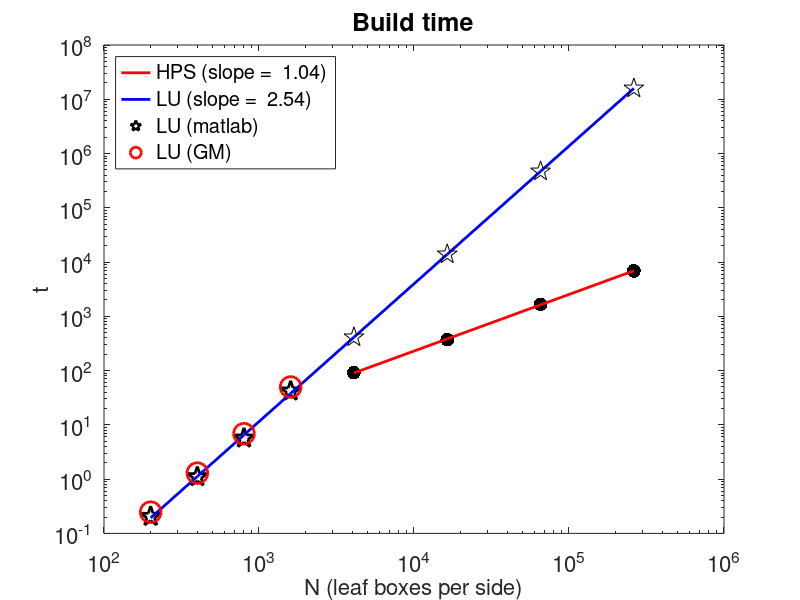
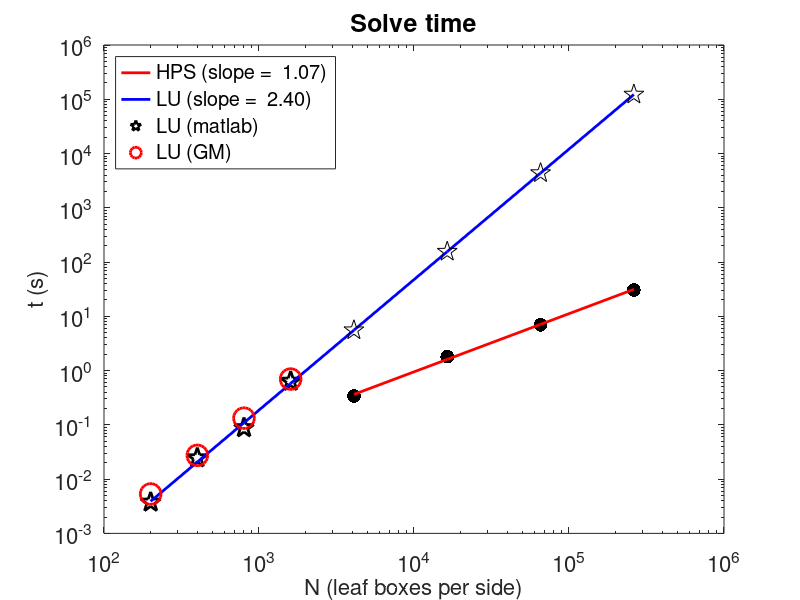

The MATLAB source for these figures, in order:
function test_solve()

close all

% Data from Gillman/Martisson paper
N_gaussian = [174720, 693504, 2763264, 11031552];  % Number of Gaussian pts.

q = 21;                 % Number of Gauss points on a side
p = 0.5*(-1 + sqrt(1 + 2*N_gaussian/q));   % Number of leaf boxes on a side
L = log2(p);     % number of levels
Nvec_hps = p.*2.^L;  % Number of total points on a side.

t_hps_build = [91.68, 371.15, 1661.97, 6894.31];
t_hps_solve = [0.34, 1.803, 6.97, 30.67];

t_hps{1} = t_hps_build;
t_hps{2} = t_hps_solve;



% ---------------------
% Timing data (matlab)
% ---------------------

load time_matlab_data;     % t_matlab_build, t_matlab_solve

Nvec_matlab = sqrt([40000, 160000, 640000, 2560000]);

t_matlab{1} = t_matlab_build;
t_matlab{2} = t_matlab_solve;

t_matlab_gm{1} = [2.46e-1, 1.29, 6.87, 49.86];
t_matlab_gm{2} = [5.32e-3, 2.74e-2, 1.33e-1, 6.98e-1]; 

% ---------------
% Plot build data
% ---------------

hd = zeros(1,4);
for i = 1:2
    figure(i);
    clf
    loglog(Nvec_hps,t_hps{i},'k.','markersize',30);
    p_hps{i} = polyfit(log(Nvec_hps),log(t_hps{i}),1);
    hold on;
    hd(1) = loglog(Nvec_hps,exp(polyval(p_hps{i},log(Nvec_hps))),'r-','linewidth',2);
    lstr{1} = sprintf('HPS (slope = %5.2f)',p_hps{i}(1));


    % Matlab
    hd(3) = loglog(Nvec_matlab,t_matlab{i},'pk','markersize',15,'linewidth',2);
    hold on;
    lstr{3} = 'LU (matlab)';

    p_lu{i} = polyfit(log(Nvec_matlab),log(t_matlab{i}),1);

    Nv2 = [Nvec_matlab Nvec_hps];
    hd(2) = loglog(Nv2,exp(polyval(p_lu{i},log(Nv2))),'b','linewidth',2);
    lstr{2} = sprintf('LU (slope = %5.2f)',p_lu{i}(1));
    
    % Reference data
    hd(4) = loglog(Nvec_matlab, t_matlab_gm{i},'ro','markersize',15,'linewidth',2);
    lstr{4} = 'LU (GM)';
        
    
    lh = legend(hd,lstr);
    set(lh,'fontsize',16,'location','northwest');

    set(gca,'fontsize',16);
end

figure(1)
title('Build time','fontsize',18);
xlabel('N (leaf boxes per side)','fontsize',16);
ylabel('t','fontsize',16);

figure(2)
title('Solve time','fontsize',18);
xlabel('N (leaf boxes per side)','fontsize',16);
ylabel('t (s)','fontsize',16);


shg


% ------------------
% Print out results
% ------------------

set(lh,'AutoUpdate','off');
levels = L;

l = double('-')*ones(1,38);
header_str = sprintf('%12s %12s %12s','N (L)','HPS','LU (est)');

%%
% Build times
fprintf('%s\n',l);
fprintf('%s (q = %d; N = # leaf boxes)\n','Build times',q);
fprintf('%s\n',header_str);
fprintf('%s\n',l);
for i = 1:length(N_gaussian)
    N = Nvec_hps(i);
    lu_est = exp(polyval(p_lu{1},log(N)));
    fprintf('%8d (%d) %12.2f %12.2f\n',N,L(i),t_hps_build(i),lu_est);
    figure(1);
    hold on;
    loglog(N,lu_est,'kp','markersize',15);
end
fprintf('%s\n',l);

%%
% Solve times
fprintf('%s\n',l);
fprintf('%s (q = %d; N = # leaf boxes)\n','Solve times',q);
fprintf('%s\n',header_str);
fprintf('%s\n',l);
for i = 1:length(N_gaussian)
    N = Nvec_hps(i);
    lu_est = exp(polyval(p_lu{2},log(N)));
    fprintf('%8d (%d) %12.2f %12.2f\n',N,L(i),t_hps_solve(i),lu_est);
    figure(2);
    hold on;
    loglog(N,lu_est,'kp','markersize',15);
end
fprintf('%s\n',l);

end



  

